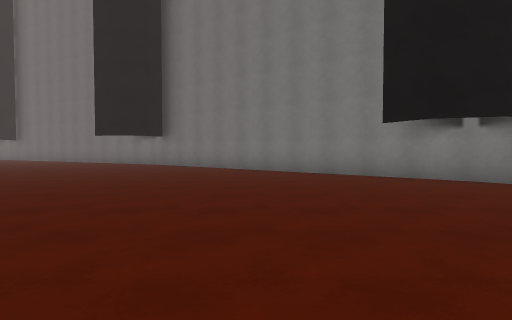
[1] (above)

24 first-person views from a walk through a scene from a Unity 3-D project. The camera is 1.3 m above the floor, tilts 2° down and sees 75° across. The floor is counted in squares, 2 m on a side. Each view is taken from the middle of a square. On the plan, view 1 faces up. The plan holds only what a view shows up to about 10 squares ahead; the rest is blank. The place goes on beyond the plan. The player is left out. Some animated figures are not drawn.

[2]
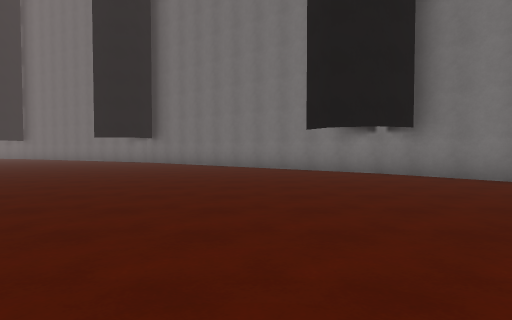

[3]
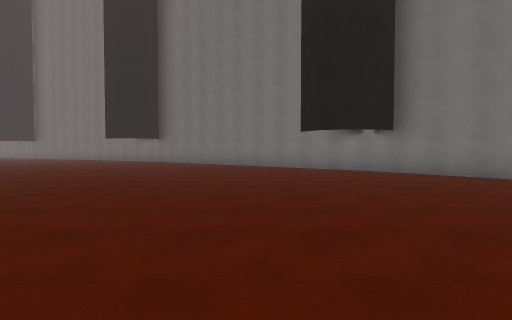

[4]
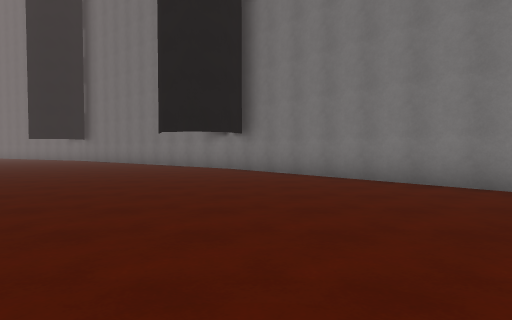

[5]
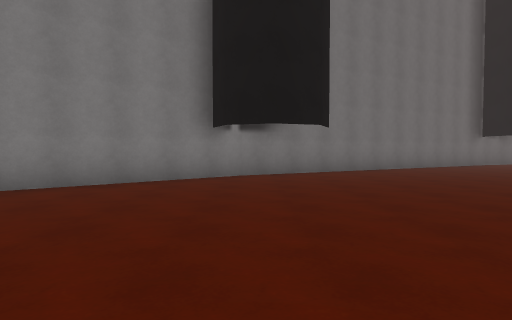

[6]
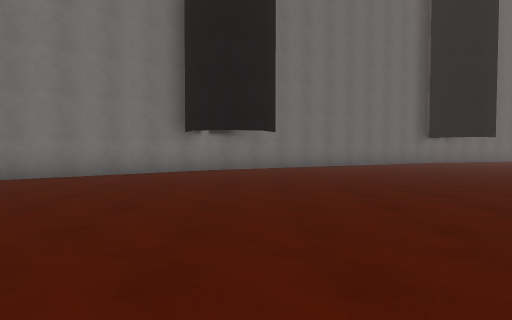

[7]
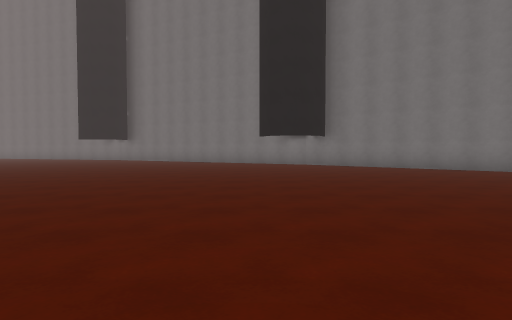

[8]
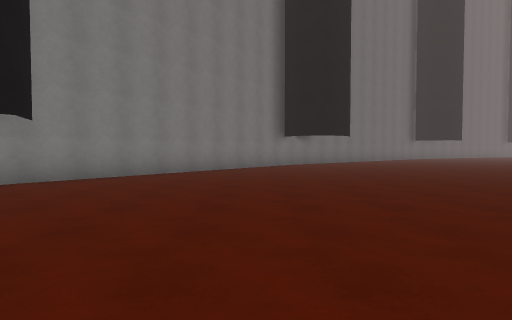

[9]
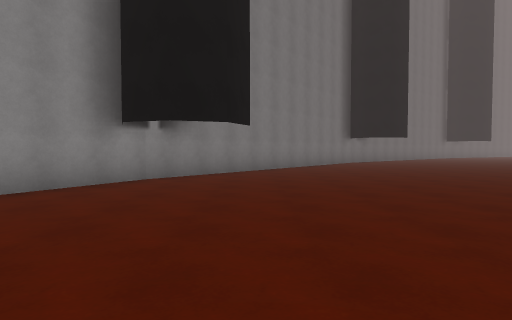

[10]
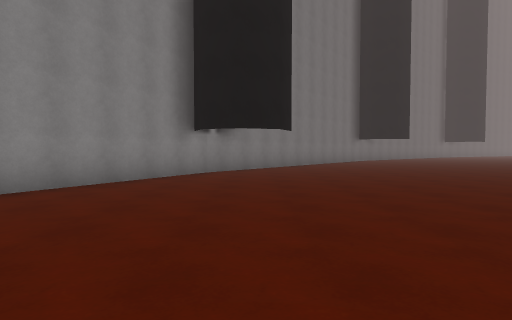

[11]
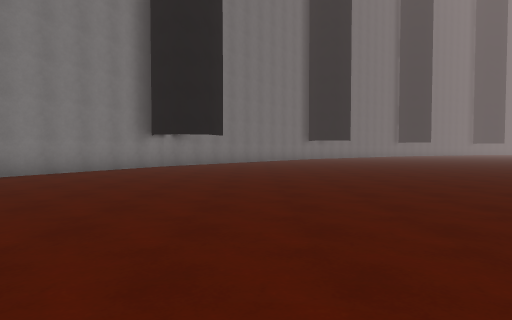

[12]
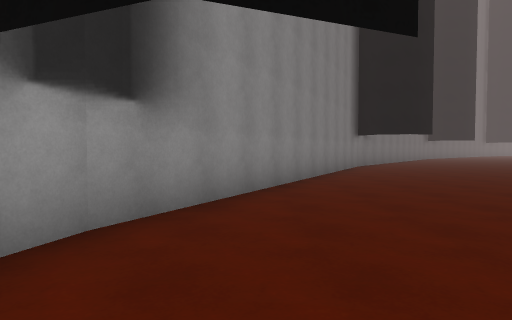

[13]
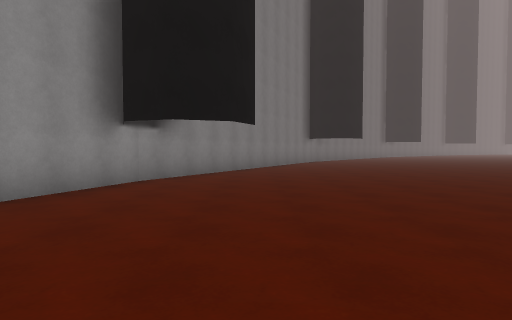

[14]
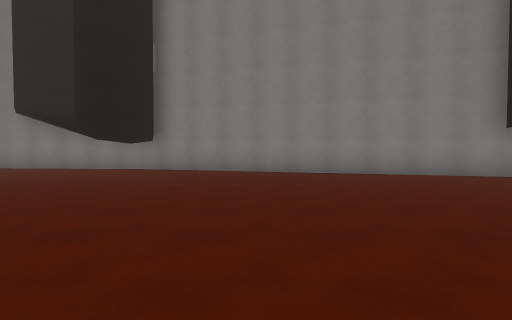

[15]
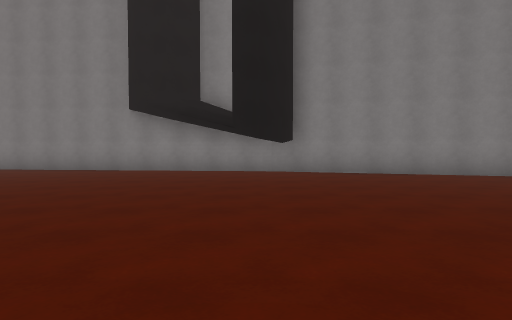

[16]
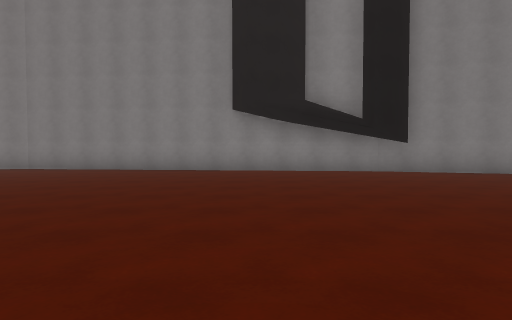

[17]
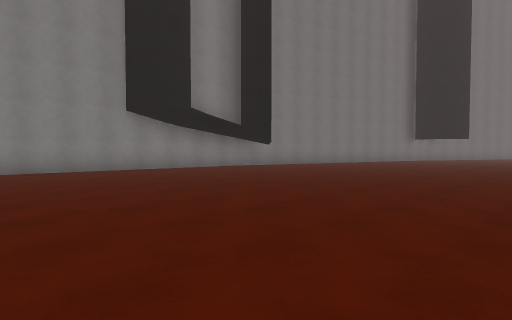

[18]
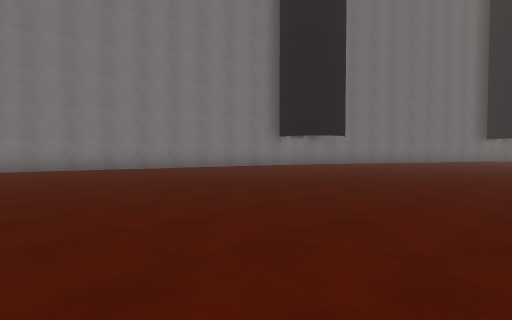

[19]
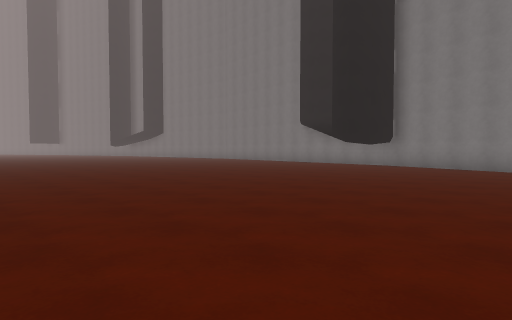

[20]
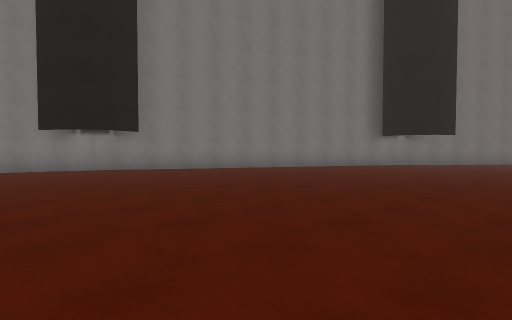

[21]
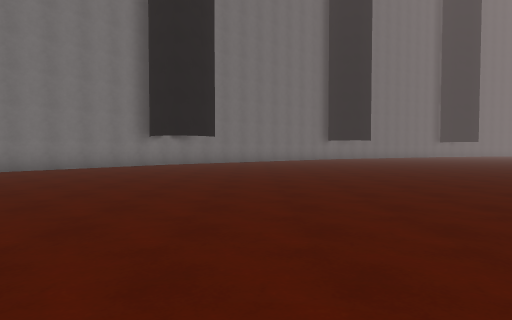

[22]
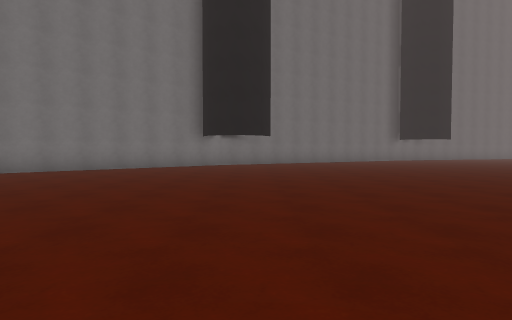

[23]
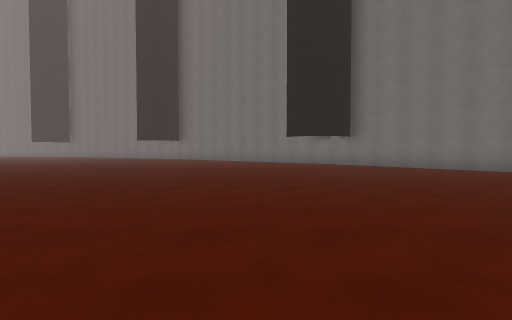

[24]
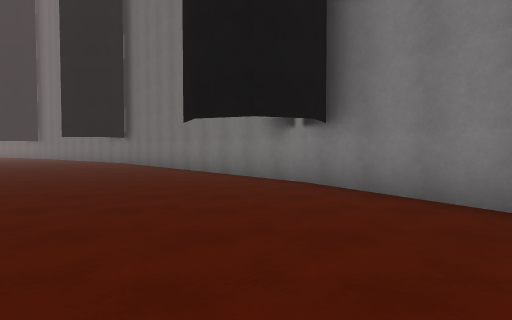

### Floor plan
Points are (right, up) in squares from view 1. A wall is a line through its corners. A room is listed if a view was taken in it or the views show most of it. See-through windows are left out.
Room 1 (views 1, 2, 3, 4, 5, 6, 7, 8, 9, 10, 11, 12, 13, 14, 15, 16, 17, 18, 19, 20, 21, 22, 23, 24)
walls: (-3.9, 13.3) (-13.4, 18.3); (-13.3, 18.3) (-23.6, 21.4); (4.3, 6.5) (-4, 13.3); (-23.1, 20.7) (-23.4, 20) (-23.9, 19.4); (-23.5, 21.4) (-30.8, 22.1); (11, -1.7) (4.2, 6.6); (13.1, -5.6) (10.9, -1.6)

Positions as (right, up) in squares from view 1, and headings:
1: (0, 0), facing up
2: (1, -2), facing up
3: (1, -3), facing up
4: (5, -4), facing up
5: (3, -2), facing right
6: (1, -3), facing right
7: (-6, 0), facing up
8: (-9, 8), facing right
9: (-11, 11), facing right
10: (-13, 12), facing right
11: (-16, 10), facing right
12: (-16, 17), facing right
13: (-20, 16), facing right
14: (-20, 11), facing up
15: (-24, 12), facing up
16: (-27, 12), facing up
17: (-32, 12), facing up-right
18: (-24, 10), facing up-right
19: (-18, 9), facing up-left
20: (-17, 8), facing up-right
21: (-9, 3), facing right
22: (-2, -3), facing right
23: (1, -7), facing up
24: (10, -8), facing up
